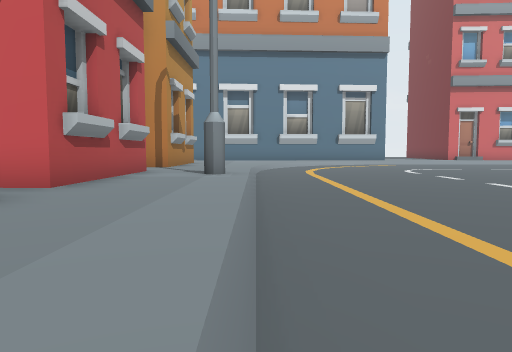
[1] (above)

21 first-person views from a walk through a 3-D level made in the Godot game engine. The camera is 1.3 m above the floor, tilts 4° down and sees 70° across. The floor is counted in squares, 2 m on a side. Each view is taken from the middle of a square. On the plan, view 1 faces up. The plan holds only what a view shows up to about 11 squares ahead; the rest is blank. The place goes on beyond the plan. Characters and animated objects are left out.

[2]
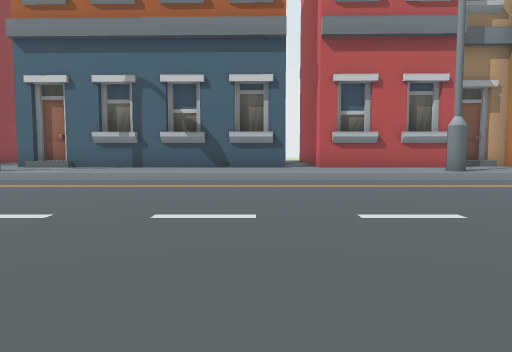

[3]
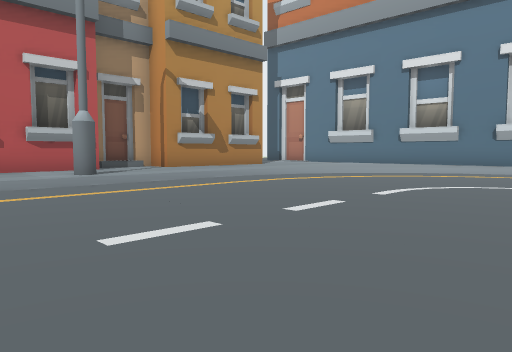

[4]
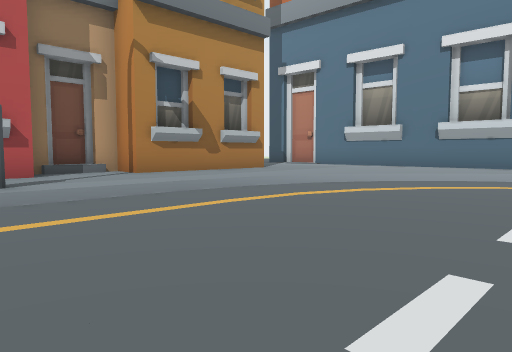

[5]
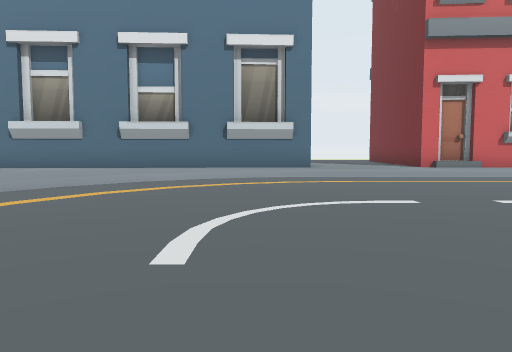

[6]
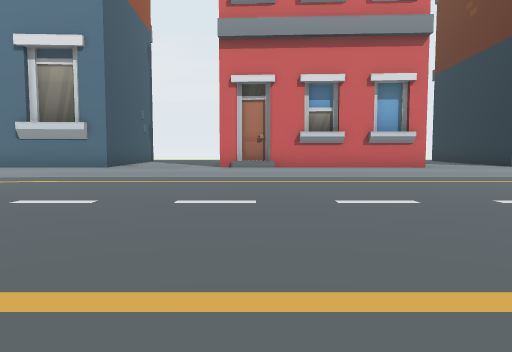

[7]
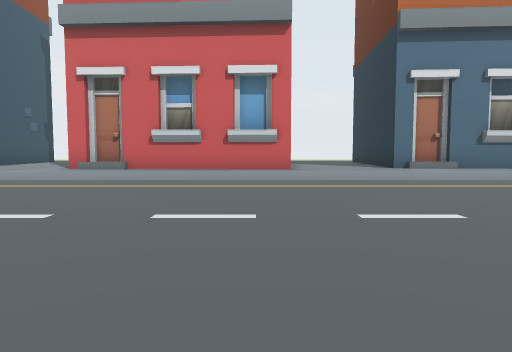

[8]
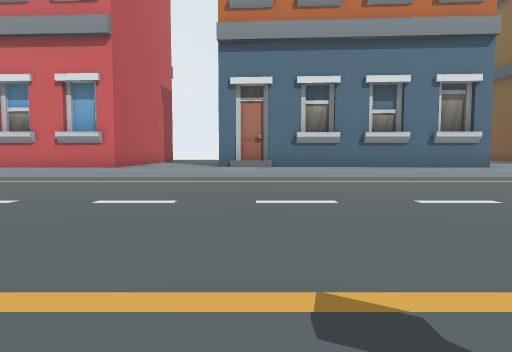

[9]
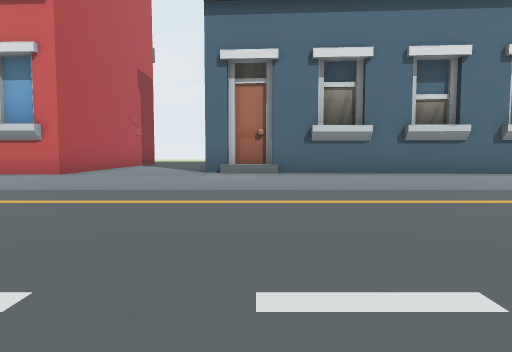

[10]
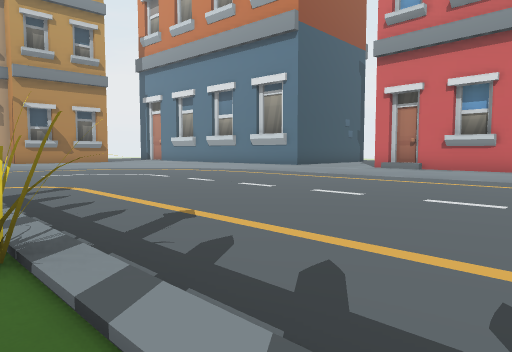

[11]
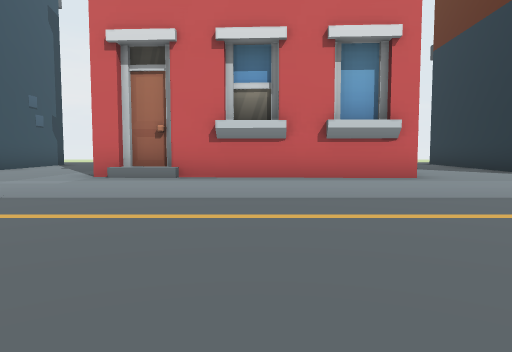

[12]
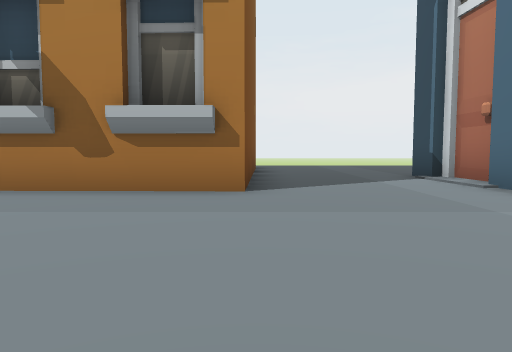

[13]
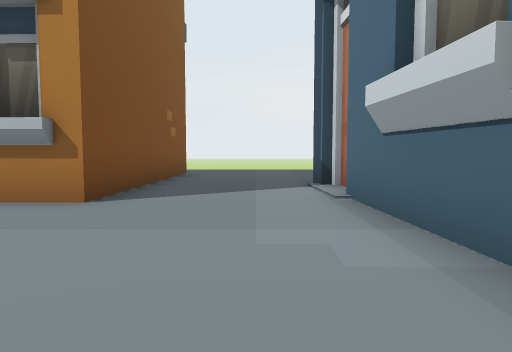

[14]
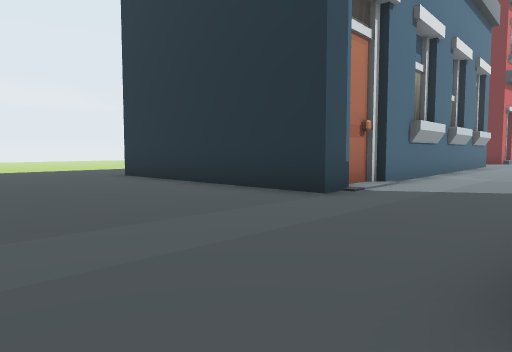

[15]
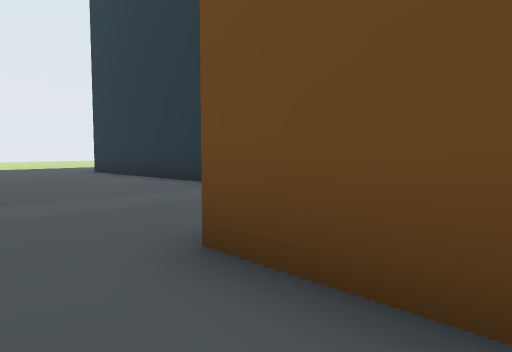

[16]
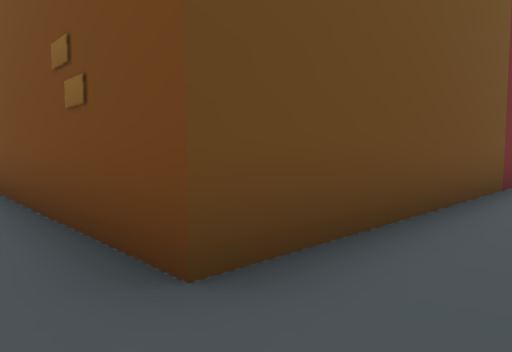

[17]
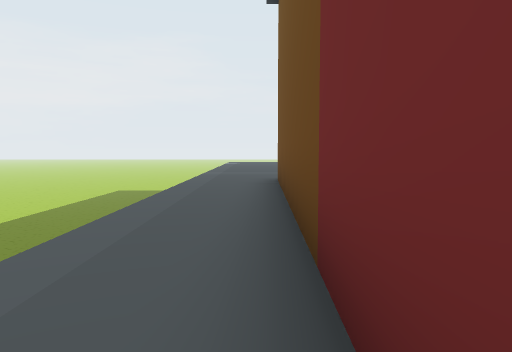

[18]
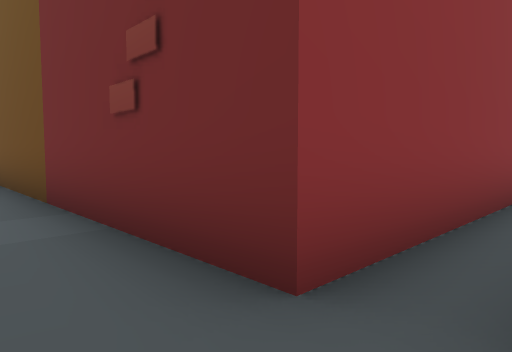

[19]
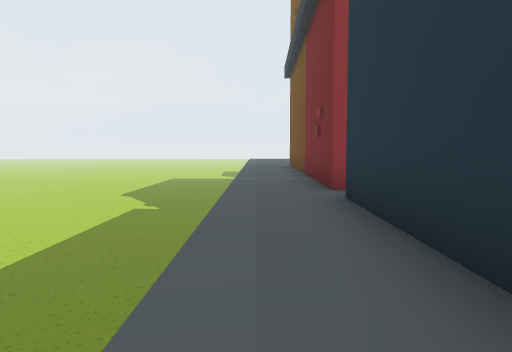

[20]
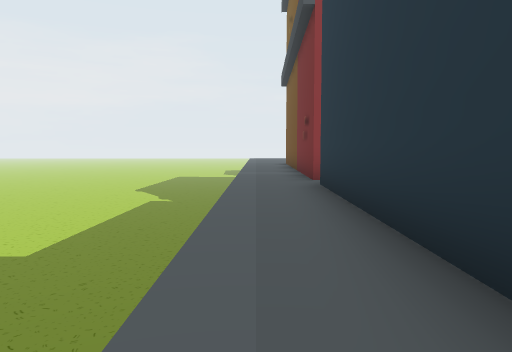

[21]
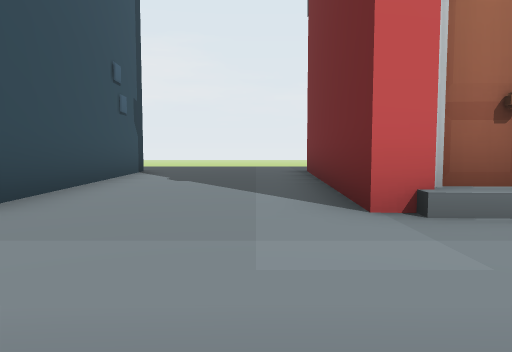

### Floor plan
Key: @ floor where view 1 was taken; # wall or solid block; . main floor; : floor 0.25 m higher than the main floor; / step, stairs or slope.
Columns run from 10 left of view 1 to 25 right of it. Each row starts with its distance up from view 1.
 23  ::::#          #:::#       :#
 22  ::::#          #:::#     #::#
 21  ::::#          #:::#     #::#
 20  ::::#          #:::#     #::###
 19  ::::############:::#######:://#####
 18 ::::::::::::::::::::::::::::://:::::
 17 ::::::::::::::://///////////////////
 16 :::::::::::::/......................
 15 ::######::::/.......................
 14 ::#    #:::/.......................
 13 ::#    #:::........................
 12 ::#    #::/.......................
 11 ::#   ##::/......................
 10 ::#   #:::/................ .....
  9 ::#   ##::/................  ...
  8 ::#    #:#/........////##//   /
  7 ::#    #::/.......     ##::
  6 ::#    #::/.......
  5 ::#    #::/.......
  4 ::#    #::/.......
  3 ::#    #::/........
  2 :##    #::/.......
  1 :#     #::/......
  0 :#     #::@....
 -1 :#     #::/...
 -2        #::/.
 -3 :      #://

Positions as (right, up) in squares from view 1, and headings:
1: (0, 0), facing up
2: (8, 3), facing left
3: (7, 5), facing up-left
4: (5, 7), facing up-left
5: (5, 8), facing up
6: (11, 8), facing up
7: (15, 9), facing up
8: (20, 8), facing up
9: (20, 11), facing up
10: (16, 7), facing up-left
11: (13, 12), facing up
12: (2, 15), facing left
13: (2, 17), facing left
14: (-10, 15), facing up-right
15: (-10, 13), facing up-right
16: (-10, 16), facing down-right
17: (-9, 7), facing up
18: (-10, 4), facing up-right
19: (-10, -1), facing up
20: (-10, -3), facing up
21: (9, 16), facing up
